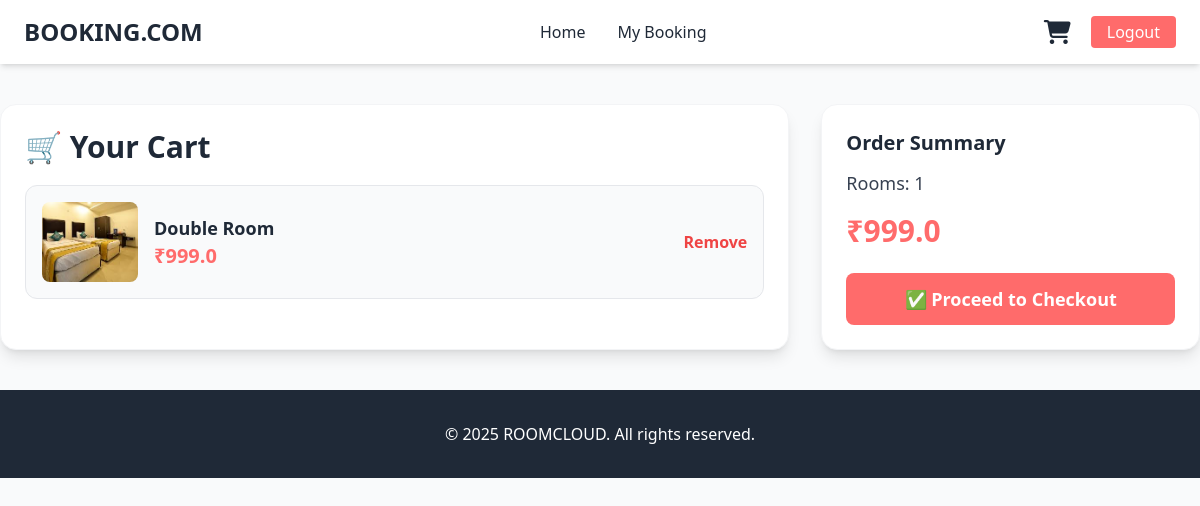
/customer/cart/ (signed in), run on the app's committed database.
### customer_app/models.py (models this page shows, shortened)
class Cart(models.Model):
    user = models.ForeignKey(User, on_delete=models.CASCADE)
    room = models.ForeignKey(Room, on_delete=models.CASCADE)
    added_at = models.DateTimeField(auto_now_add=True)

class Room(models.Model):
    city = models.CharField(max_length=50)
    room_title = models.CharField(max_length=200)
    description = models.TextField()
    price = models.FloatField()
    image = models.ImageField(upload_to="rooms/")
    capacity = models.IntegerField(default=2)

### customer_app/views.py (the view)
# urls.py: path('cart/', cart, name="cart"),
@login_required
def cart(request):
    items = Cart.objects.filter(user=request.user)
    total_price = sum(item.room.price for item in items)
    return render(request, "cart.html", {
        "cart_items": items,
        "total_price": total_price
    })

### customer_app/templates/cart.html (shortened to what this page needs)
{% extends 'base.html' %}
{% block content %}
<div class="max-w-7xl mx-auto mt-10 grid grid-cols-1 lg:grid-cols-3 gap-8">
    <div class="lg:col-span-2 bg-white p-6 rounded-2xl shadow-lg border border-gray-100">
        <h2 class="text-3xl font-bold text-gray-800 mb-5">🛒 Your Cart</h2>
        {% if cart_items %}
        <div class="space-y-4">
            {% for item in cart_items %}
            <div class="flex items-center justify-between bg-gray-50 p-4 rounded-xl border hover:shadow-lg transition">
                <div class="flex items-center space-x-4">
                    <img src="{{ item.room.image.url }}" class="w-24 h-20 object-cover rounded-lg">
                    <div>
                        <h3 class="text-lg font-semibold text-gray-800">
                            {{ item.room.room_title }}
                        </h3>
                        <p class="text-primary font-bold text-xl">
                            ₹{{ item.room.price }}
                        </p>
                    </div>
                </div>
                <a href="{% url 'remove_from_cart' item.id %}"
                   class="text-red-500 font-semibold hover:text-red-700">
                    Remove
                </a>
            </div>
            {% endfor %}
        </div>
        {% else %}
        <p class="text-gray-500 text-lg">Your cart is empty.</p>
        {% endif %}
    </div>
    <div class="p-6 bg-white shadow-lg rounded-2xl border border-gray-100 h-fit">
        <h3 class="text-xl font-bold mb-3">Order Summary</h3>
        {% if cart_items %}
            <p class="text-lg text-gray-700 mb-4">
                Rooms: {{ cart_items|length }}
            </p>
            <p class="text-3xl font-bold text-primary mb-6">
                ₹{{ total_price }}
            </p>
            <form method="POST" action="{% url 'checkout' %}">
                <button
                    class="w-full bg-primary hover:bg-red-500 text-white py-3 rounded-lg text-lg font-semibold transition">
                    ✅ Proceed to Checkout
                </button>
            </form>
        {% else %}
            <p class="text-gray-500">No items to checkout.</p>
        {% endif %}
    </div>
</div>
{% endblock %}

### data on the page
Cart: room.image (picture), room.room_title "Double Room", room.price "999.0"

### other printed values
{{ cart_items|length }} "1"
{{ total_price }} "999.0"
